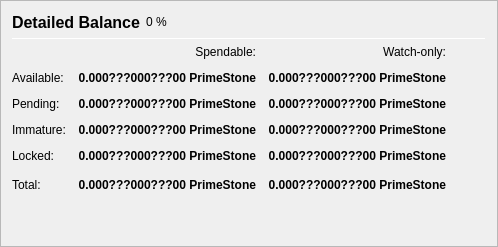
                   <widget class="QFrame" name="frame_Balances">
                    <property name="frameShape">
                     <enum>QFrame::StyledPanel</enum>
                    </property>
                    <property name="frameShadow">
                     <enum>QFrame::Raised</enum>
                    </property>
                    <layout class="QVBoxLayout" name="verticalLayout_4">
                     <item>
                      <layout class="QHBoxLayout" name="horizontalLayout_4">
                       <item>
                        <widget class="QLabel" name="label_5">
                         <property name="minimumSize">
                          <size>
                           <width>0</width>
                           <height>20</height>
                          </size>
                         </property>
                         <property name="font">
                          <font>
                           <pointsize>12</pointsize>
                           <weight>75</weight>
                           <bold>true</bold>
                          </font>
                         </property>
                         <property name="text">
                          <string>Detailed Balance</string>
                         </property>
                        </widget>
                       </item>
                       <item>
                        <widget class="QLabel" name="labelPrimeStonePercent">
                         <property name="text">
                          <string notr="true">0 %</string>
                         </property>
                        </widget>
                       </item>
                       <item>
                        <spacer name="horizontalSpacer_3">
                         <property name="orientation">
                          <enum>Qt::Horizontal</enum>
                         </property>
                         <property name="sizeHint" stdset="0">
                          <size>
                           <width>40</width>
                           <height>20</height>
                          </size>
                         </property>
                        </spacer>
                       </item>
                      </layout>
                     </item>
                     <item>
                      <widget class="Line" name="line_Balance">
                       <property name="minimumSize">
                        <size>
                         <width>0</width>
                         <height>1</height>
                        </size>
                       </property>
                       <property name="maximumSize">
                        <size>
                         <width>16777215</width>
                         <height>1</height>
                        </size>
                       </property>
                       <property name="orientation">
                        <enum>Qt::Horizontal</enum>
                       </property>
                      </widget>
                     </item>
                     <item>
                      <layout class="QGridLayout" name="gridLayout">
                       <property name="spacing">
                        <number>12</number>
                       </property>
                       <item row="3" column="0">
                        <widget class="QLabel" name="labelImmatureText">
                         <property name="text">
                          <string>Immature:</string>
                         </property>
                        </widget>
                       </item>
                       <item row="3" column="1">
                        <widget class="QLabel" name="labelImmature">
                         <property name="font">
                          <font>
                           <weight>75</weight>
                           <bold>true</bold>
                          </font>
                         </property>
                         <property name="cursor">
                          <cursorShape>IBeamCursor</cursorShape>
                         </property>
                         <property name="toolTip">
                          <string>Staked or masternode rewards that has not yet matured</string>
                         </property>
                         <property name="text">
                          <string notr="true">0.000???000???00 PrimeStone</string>
                         </property>
                         <property name="alignment">
                          <set>Qt::AlignRight|Qt::AlignTrailing|Qt::AlignVCenter</set>
                         </property>
                         <property name="textInteractionFlags">
                          <set>Qt::LinksAccessibleByMouse|Qt::TextSelectableByKeyboard|Qt::TextSelectableByMouse</set>
                         </property>
                        </widget>
                       </item>
                       <item row="3" column="2">
                        <widget class="QLabel" name="labelWatchImmature">
                         <property name="font">
                          <font>
                           <weight>75</weight>
                           <bold>true</bold>
                          </font>
                         </property>
                         <property name="cursor">
                          <cursorShape>IBeamCursor</cursorShape>
                         </property>
                         <property name="toolTip">
                          <string>Staked or masternode rewards in watch-only addresses that has not yet matured</string>
                         </property>
                         <property name="text">
                          <string notr="true">0.000???000???00 PrimeStone</string>
                         </property>
                         <property name="alignment">
                          <set>Qt::AlignRight|Qt::AlignTrailing|Qt::AlignVCenter</set>
                         </property>
                         <property name="textInteractionFlags">
                          <set>Qt::LinksAccessibleByMouse|Qt::TextSelectableByKeyboard|Qt::TextSelectableByMouse</set>
                         </property>
                        </widget>
                       </item>
                       <item row="4" column="0">
                        <widget class="QLabel" name="labelLockedBalanceText">
                         <property name="toolTip">
                          <string>Locked PrimeStone or Masternode collaterals. These are excluded from zPSC minting.</string>
                         </property>
                         <property name="text">
                          <string>Locked:</string>
                         </property>
                        </widget>
                       </item>
                       <item row="4" column="1">
                        <widget class="QLabel" name="labelLockedBalance">
                         <property name="font">
                          <font>
                           <weight>75</weight>
                           <bold>true</bold>
                          </font>
                         </property>
                         <property name="cursor">
                          <cursorShape>IBeamCursor</cursorShape>
                         </property>
                         <property name="toolTip">
                          <string>Locked PrimeStone or Masternode collaterals. These are excluded from zPSC minting.</string>
                         </property>
                         <property name="text">
                          <string notr="true">0.000???000???00 PrimeStone</string>
                         </property>
                         <property name="alignment">
                          <set>Qt::AlignRight|Qt::AlignTrailing|Qt::AlignVCenter</set>
                         </property>
                         <property name="textInteractionFlags">
                          <set>Qt::LinksAccessibleByMouse|Qt::TextSelectableByKeyboard|Qt::TextSelectableByMouse</set>
                         </property>
                        </widget>
                       </item>
                       <item row="4" column="2">
                        <widget class="QLabel" name="labelWatchLocked">
                         <property name="font">
                          <font>
                           <weight>75</weight>
                           <bold>true</bold>
                          </font>
                         </property>
                         <property name="cursor">
                          <cursorShape>IBeamCursor</cursorShape>
                         </property>
                         <property name="toolTip">
                          <string>Current locked balance in watch-only addresses</string>
                         </property>
                         <property name="text">
                          <string notr="true">0.000???000???00 PrimeStone</string>
                         </property>
                         <property name="alignment">
                          <set>Qt::AlignRight|Qt::AlignTrailing|Qt::AlignVCenter</set>
                         </property>
                         <property name="textInteractionFlags">
                          <set>Qt::LinksAccessibleByMouse|Qt::TextSelectableByKeyboard|Qt::TextSelectableByMouse</set>
                         </property>
                        </widget>
                       </item>
                       <item row="5" column="0">
                        <widget class="QLabel" name="labelTotalText">
                         <property name="toolTip">
                          <string>Your current PrimeStone balance, unconfirmed and immature transactions included</string>
                         </property>
                         <property name="text">
                          <string>Total:</string>
                         </property>
                        </widget>
                       </item>
                       <item row="5" column="1">
                        <widget class="QLabel" name="labelTotal">
                         <property name="font">
                          <font>
                           <weight>75</weight>
                           <bold>true</bold>
                          </font>
                         </property>
                         <property name="cursor">
                          <cursorShape>IBeamCursor</cursorShape>
                         </property>
                         <property name="toolTip">
                          <string>Your current PrimeStone balance, unconfirmed and immature transactions included</string>
                         </property>
                         <property name="text">
                          <string notr="true">0.000???000???00 PrimeStone</string>
                         </property>
                         <property name="alignment">
                          <set>Qt::AlignRight|Qt::AlignTrailing|Qt::AlignVCenter</set>
                         </property>
                         <property name="textInteractionFlags">
                          <set>Qt::LinksAccessibleByMouse|Qt::TextSelectableByKeyboard|Qt::TextSelectableByMouse</set>
                         </property>
                        </widget>
                       </item>
                       <item row="5" column="2">
                        <widget class="QLabel" name="labelWatchTotal">
                         <property name="font">
                          <font>
                           <weight>75</weight>
                           <bold>true</bold>
                          </font>
                         </property>
                         <property name="cursor">
                          <cursorShape>IBeamCursor</cursorShape>
                         </property>
                         <property name="toolTip">
                          <string>Current total balance in watch-only addresses</string>
                         </property>
                         <property name="text">
                          <string notr="true">0.000???000???00 PrimeStone</string>
                         </property>
                         <property name="alignment">
                          <set>Qt::AlignRight|Qt::AlignTrailing|Qt::AlignVCenter</set>
                         </property>
                         <property name="textInteractionFlags">
                          <set>Qt::LinksAccessibleByMouse|Qt::TextSelectableByKeyboard|Qt::TextSelectableByMouse</set>
                         </property>
                        </widget>
                       </item>
                       <item row="0" column="1">
                        <widget class="QLabel" name="labelSpendable">
                         <property name="text">
                          <string>Spendable:</string>
                         </property>
                         <property name="alignment">
                          <set>Qt::AlignRight|Qt::AlignTrailing|Qt::AlignVCenter</set>
                         </property>
                        </widget>
                       </item>
                       <item row="0" column="2">
                        <widget class="QLabel" name="labelWatchonly">
                         <property name="text">
                          <string>Watch-only:</string>
                         </property>
                         <property name="alignment">
                          <set>Qt::AlignRight|Qt::AlignTrailing|Qt::AlignVCenter</set>
                         </property>
                        </widget>
                       </item>
                       <item row="1" column="0">
                        <widget class="QLabel" name="labelBalanceText">
                         <property name="text">
                          <string>Available:</string>
                         </property>
                        </widget>
                       </item>
                       <item row="5" column="3">
                        <spacer name="horizontalSpacer_9">
                         <property name="orientation">
                          <enum>Qt::Horizontal</enum>
                         </property>
                         <property name="sizeHint" stdset="0">
                          <size>
                           <width>40</width>
                           <height>20</height>
                          </size>
                         </property>
                        </spacer>
                       </item>
                       <item row="1" column="1">
                        <widget class="QLabel" name="labelBalance">
                         <property name="font">
                          <font>
                           <weight>75</weight>
                           <bold>true</bold>
                          </font>
                         </property>
                         <property name="cursor">
                          <cursorShape>IBeamCursor</cursorShape>
                         </property>
                         <property name="toolTip">
                          <string>Your current spendable balance</string>
                         </property>
                         <property name="text">
                          <string notr="true">0.000???000???00 PrimeStone</string>
                         </property>
                         <property name="alignment">
                          <set>Qt::AlignRight|Qt::AlignTrailing|Qt::AlignVCenter</set>
                         </property>
                         <property name="textInteractionFlags">
                          <set>Qt::LinksAccessibleByMouse|Qt::TextSelectableByKeyboard|Qt::TextSelectableByMouse</set>
                         </property>
                        </widget>
                       </item>
                       <item row="1" column="2">
                        <widget class="QLabel" name="labelWatchAvailable">
                         <property name="font">
                          <font>
                           <weight>75</weight>
                           <bold>true</bold>
                          </font>
                         </property>
                         <property name="cursor">
                          <cursorShape>IBeamCursor</cursorShape>
                         </property>
                         <property name="toolTip">
                          <string>Your current balance in watch-only addresses</string>
                         </property>
                         <property name="text">
                          <string notr="true">0.000???000???00 PrimeStone</string>
                         </property>
                         <property name="alignment">
                          <set>Qt::AlignRight|Qt::AlignTrailing|Qt::AlignVCenter</set>
                         </property>
                         <property name="textInteractionFlags">
                          <set>Qt::LinksAccessibleByMouse|Qt::TextSelectableByKeyboard|Qt::TextSelectableByMouse</set>
                         </property>
                        </widget>
                       </item>
                       <item row="2" column="0">
                        <widget class="QLabel" name="labelPendingText">
                         <property name="text">
                          <string>Pending:</string>
                         </property>
                        </widget>
                       </item>
                       <item row="2" column="1">
                        <widget class="QLabel" name="labelUnconfirmed">
                         <property name="font">
                          <font>
                           <weight>75</weight>
                           <bold>true</bold>
                          </font>
                         </property>
                         <property name="cursor">
                          <cursorShape>IBeamCursor</cursorShape>
                         </property>
                         <property name="toolTip">
                          <string>Total of transactions that have yet to be confirmed, and do not yet count toward the spendable balance</string>
                         </property>
                         <property name="text">
                          <string notr="true">0.000???000???00 PrimeStone</string>
                         </property>
                         <property name="alignment">
                          <set>Qt::AlignRight|Qt::AlignTrailing|Qt::AlignVCenter</set>
                         </property>
                         <property name="textInteractionFlags">
                          <set>Qt::LinksAccessibleByMouse|Qt::TextSelectableByKeyboard|Qt::TextSelectableByMouse</set>
                         </property>
                        </widget>
                       </item>
                       <item row="2" column="2">
                        <widget class="QLabel" name="labelWatchPending">
                         <property name="font">
                          <font>
                           <weight>75</weight>
                           <bold>true</bold>
                          </font>
                         </property>
                         <property name="cursor">
                          <cursorShape>IBeamCursor</cursorShape>
                         </property>
                         <property name="toolTip">
                          <string>Unconfirmed transactions to watch-only addresses</string>
                         </property>
                         <property name="text">
                          <string notr="true">0.000???000???00 PrimeStone</string>
                         </property>
                         <property name="alignment">
                          <set>Qt::AlignRight|Qt::AlignTrailing|Qt::AlignVCenter</set>
                         </property>
                         <property name="textInteractionFlags">
                          <set>Qt::LinksAccessibleByMouse|Qt::TextSelectableByKeyboard|Qt::TextSelectableByMouse</set>
                         </property>
                        </widget>
                       </item>
                      </layout>
                     </item>
                     <item>
                      <spacer name="verticalSpacer_3">
                       <property name="orientation">
                        <enum>Qt::Vertical</enum>
                       </property>
                       <property name="sizeHint" stdset="0">
                        <size>
                         <width>20</width>
                         <height>40</height>
                        </size>
                       </property>
                      </spacer>
                     </item>
                    </layout>
                   </widget>
